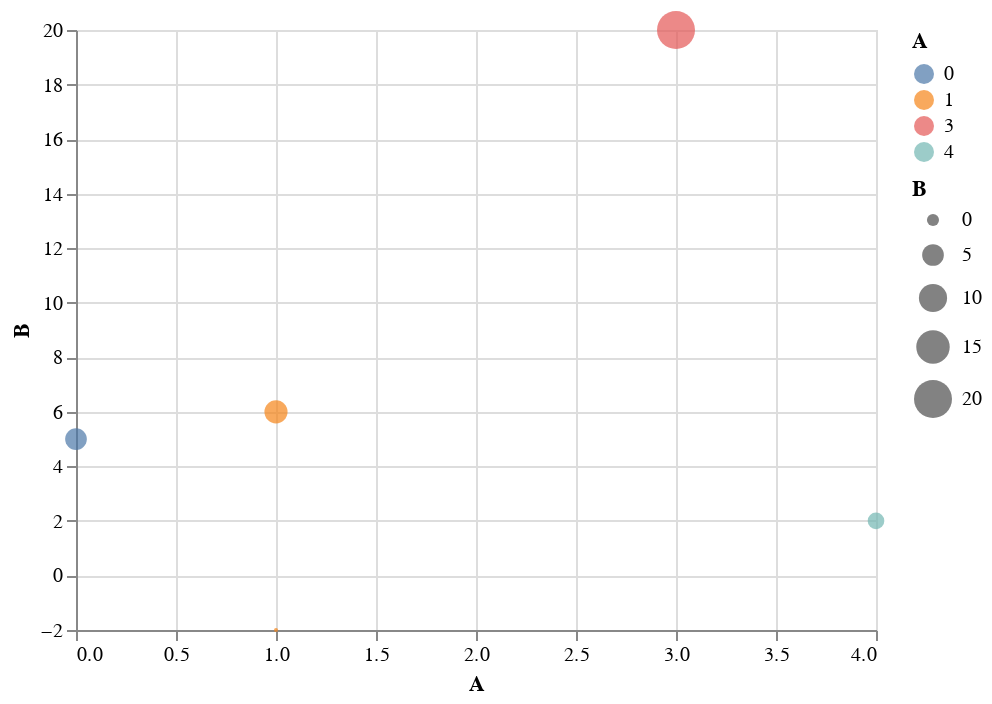

Notebook cell for this chart:
### Code cell
alt.Chart(df).mark_circle().encode(
    x="A",
    y="B",
    size="B",
    color="A:N"
)

### Figure 1 — Vega-Lite specification as saved in the notebook (floating-point values rounded to 4 significant figures)
{"config": {"view": {"continuousWidth": 400, "continuousHeight": 300}}, "data": {"name": "data-723aa930385e7bf6186c41ae4ce09edb"}, "mark": "circle", "encoding": {"color": {"type": "nominal", "field": "A"}, "size": {"type": "quantitative", "field": "B"}, "x": {"type": "quantitative", "field": "A"}, "y": {"type": "quantitative", "field": "B"}}, "$schema": "https://vega.github.io/schema/vega-lite/v4.8.1.json", "datasets": {"data-723aa930385e7bf6186c41ae4ce09edb": [{"A": 0, "B": 5}, {"A": 1, "B": -2}, {"A": 1, "B": 6}, {"A": 3, "B": 20}, {"A": 4, "B": 2}]}}
